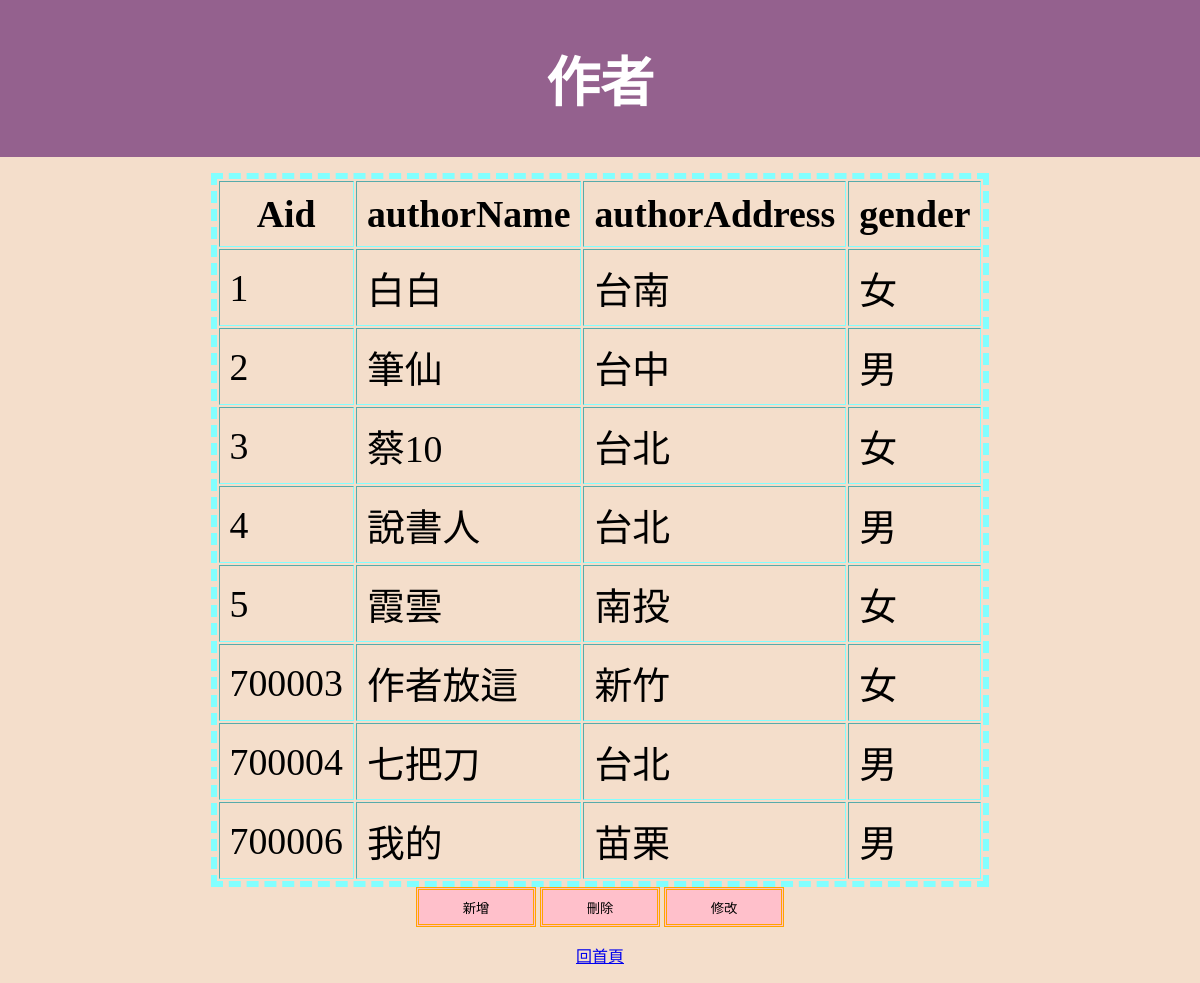
Screenshot of /author.php with the database file from the repository.
### tables this page shows
CREATE TABLE `author` (
  `Aid` int(10) NOT NULL,
  `authorName` varchar(255) NOT NULL,
  `authorAddress` varchar(255) NOT NULL,
  `gender` varchar(1) NOT NULL
);

### author.php (the view, shortened to what this page needs)
<!DOCTYPE html>
<html lang="en">
<head>
</head>
<body bgcolor="#F4DECB">
<header id="header">
  <h1 style="text-align:center;font-family:Microsoft JhengHei;font-size:54px">作者</h1>
</header>
<p>
<div>
<table style="border:6px #82FFFF dashed;font-size:1cm;" cellpadding="10" border='1' align=center text-align=center>
<tr>
  <th>Aid</th>
  <th>authorName</th>
  <th>authorAddress</th>
  <th>gender</th>
  </tr>
<?php
$dbhost = '127.0.0.1:3307';
$dbuser = 'root';
$dbpass = '';
$dbname = 'bookstore1';
$conn = new mysqli("$dbhost","$dbuser","$dbpass","$dbname");
  $sql = "SELECT * from author";
  $result = $conn->query($sql) or die('MySQL query error');
  if ($result->num_rows>0){
    while($row = $result-> fetch_assoc()){
        echo "<tr><td>". $row["Aid"] ."</td><td>" .$row["authorName"]. "</td><td>" .$row["authorAddress"]. "</td><td>" .$row["gender"]. "</td></tr>";
    }
    echo "</table>";
}
else{
    echo "0 result";
}
?>
</div>
<div align=center>
<input type="button" value="新增" style="width:120px;height:40px;border:3px orange double;background-color:pink;" onclick="location.href='author_insert.php'">
<input type="button" value="刪除" style="width:120px;height:40px;border:3px orange double;background-color:pink;" onclick="location.href='author_delete.php'">
<input type="button" value="修改" style="width:120px;height:40px;border:3px orange double;background-color:pink;" onclick="location.href='author_update.php'"><p></p>
<p><a href="index.php">回首頁</p></a>
</div>
</body>
</html>

### author.php (style rules this page uses)
body { margin:0px; height:100%; }
#header { background-color: #94618E; color:#FFF; padding: 3px; }

### rows the page displays
author: Aid "1", authorName "白白", authorAddress "台南", gender "女"
author: Aid "2", authorName "筆仙", authorAddress "台中", gender "男"
author: Aid "3", authorName "蔡10", authorAddress "台北", gender "女"
author: Aid "4", authorName "說書人", authorAddress "台北", gender "男"
author: Aid "5", authorName "霞雲", authorAddress "南投", gender "女"
author: Aid "700003", authorName "作者放這", authorAddress "新竹", gender "女"
author: Aid "700004", authorName "七把刀", authorAddress "台北", gender "男"
author: Aid "700006", authorName "我的", authorAddress "苗栗", gender "男"
